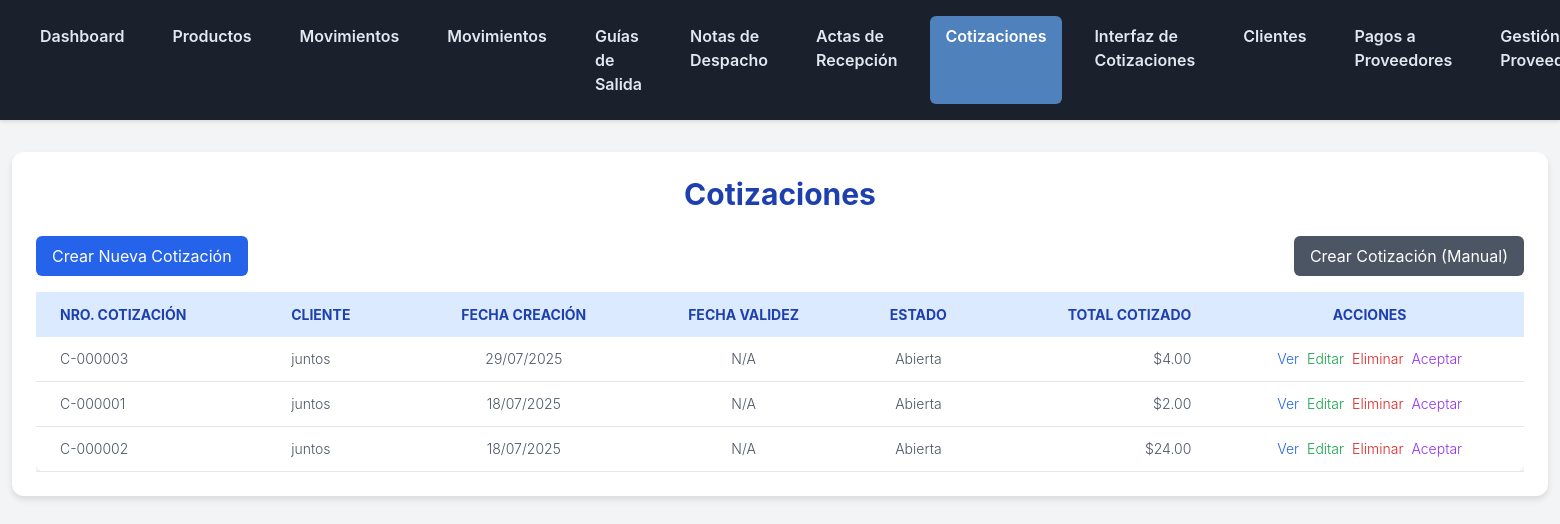
The page /inventario/cotizaciones/ (signed in) on the database as committed earlier.
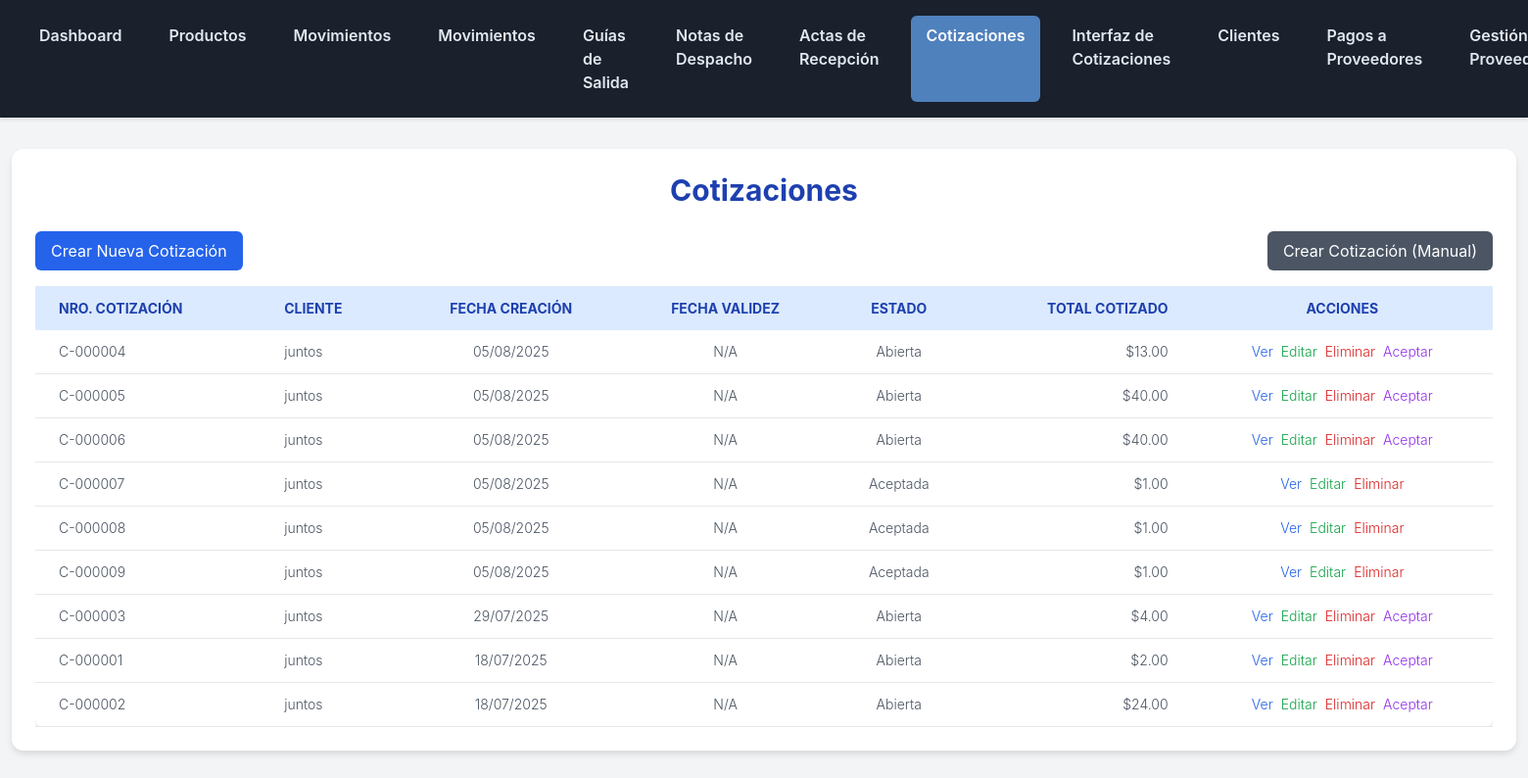
The same page on the database as committed later.
### inventario/models.py (models this page shows, shortened)
class Cotizacion(models.Model):
    ESTADO_COTIZACION_CHOICES = [
        ('abierta', 'Abierta'),
        ('aceptada', 'Aceptada'),
        ('rechazada', 'Rechazada'),
        ('cerrada', 'Cerrada (Completada)'),
        ('en_despacho', 'En Despacho Parcial'),
    ]
    numero_cotizacion = models.CharField(max_length=20, unique=True, blank=True, verbose_name="Nro. Cotización")
    cliente = models.ForeignKey(Cliente, on_delete=models.CASCADE, related_name='cotizaciones')
    fecha_creacion = models.DateField(auto_now_add=True, verbose_name="Fecha de Creación")
    fecha_validez = models.DateField(blank=True, null=True, verbose_name="Fecha de Validez")
    estado = models.CharField(max_length=20, choices=ESTADO_COTIZACION_CHOICES, default='abierta', verbose_name="Estado")
    observaciones = models.TextField(blank=True, verbose_name="Observaciones")
    total_cotizado = models.DecimalField(max_digits=10, decimal_places=2, default=0.00, verbose_name="Total Cotizado")
    class Meta:
        verbose_name = "Cotización"
        verbose_name_plural = "Cotizaciones"
        ordering = ['-fecha_creacion']

class Cliente(models.Model):
    nombre = models.CharField(max_length=255, verbose_name="Nombre del Cliente")
    cedula_rif = models.CharField(max_length=20, unique=True, blank=True, null=True, verbose_name="Cédula/R.I.F.")
    direccion = models.TextField(blank=True, verbose_name="Dirección")
    telefono = models.CharField(max_length=20, blank=True, verbose_name="Teléfono")
    email = models.EmailField(blank=True, verbose_name="Email")
    class Meta:
        verbose_name = "Cliente"
        verbose_name_plural = "Clientes"

### inventario/views.py (the view)
# urls.py: path('cotizaciones/', views.CotizacionListView.as_view(), name='cotizacion_list'),
class CotizacionListView(LoginRequiredMixin, ListView):
    model = Cotizacion
    template_name = 'inventario/cotizacion_list.html'
    context_object_name = 'cotizaciones'
    ordering = ['-fecha_creacion']

### inventario/templates/inventario/cotizacion_list.html (shortened to what this page needs)
{% extends 'inventario/base.html' %}
{% block content %}
    <h1 class="text-3xl font-bold text-center mb-6 text-blue-800">Cotizaciones</h1>
    <div class="mt-4 flex justify-between items-center">
        <a href="{% url 'inventario:cotizaciones_interface' %}" class="btn-primary inline-block mb-4 px-4 py-2 bg-blue-600 text-white rounded-md hover:bg-blue-700">Crear Nueva Cotización</a>
        <a href="{% url 'inventario:cotizacion_create' %}" class="btn-secondary inline-block mb-4 px-4 py-2 bg-gray-600 text-white rounded-md hover:bg-gray-700">Crear Cotización (Manual)</a>
    </div>
    <div class="overflow-x-auto">
        <table class="min-w-full bg-white rounded-lg shadow-md">
            <thead>
                <tr class="bg-blue-100 text-blue-800 uppercase text-sm leading-normal">
                    <th class="py-3 px-6 text-left">Nro. Cotización</th>
                    <th class="py-3 px-6 text-left">Cliente</th>
                    <th class="py-3 px-6 text-center">Fecha Creación</th>
                    <th class="py-3 px-6 text-center">Fecha Validez</th>
                    <th class="py-3 px-6 text-center">Estado</th>
                    <th class="py-3 px-6 text-right">Total Cotizado</th>
                    <th class="py-3 px-6 text-center">Acciones</th>
                </tr>
            </thead>
            <tbody class="text-gray-600 text-sm font-light">
                {% for cotizacion in cotizaciones %}
                <tr class="border-b border-gray-200 hover:bg-gray-100">
                    <td class="py-3 px-6 text-left whitespace-nowrap">{{ cotizacion.numero_cotizacion }}</td>
                    <td class="py-3 px-6 text-left">{{ cotizacion.cliente.nombre|default:"N/A" }}</td>
                    <td class="py-3 px-6 text-center">{{ cotizacion.fecha_creacion|date:"d/m/Y" }}</td>
                    <td class="py-3 px-6 text-center">{{ cotizacion.fecha_validez|date:"d/m/Y"|default:"N/A" }}</td>
                    <td class="py-3 px-6 text-center">{{ cotizacion.get_estado_display }}</td>
                    <td class="py-3 px-6 text-right">${{ cotizacion.total_cotizado|floatformat:2 }}</td>
                    <td class="py-3 px-6 text-center">
                        <div class="flex item-center justify-center space-x-2">
                            <a href="{% url 'inventario:cotizacion_detail' cotizacion.pk %}" class="text-blue-600 hover:text-blue-900">Ver</a>
                            <a href="{% url 'inventario:cotizacion_update' cotizacion.pk %}" class="text-green-600 hover:text-green-900">Editar</a>
                            <a href="{% url 'inventario:cotizacion_delete' cotizacion.pk %}" class="text-red-600 hover:text-red-900">Eliminar</a>
                            {% if cotizacion.estado == 'abierta' %}
                                <form action="{% url 'inventario:cotizacion_accept' cotizacion.pk %}" method="post" class="inline-block">
                                    <button type="submit" class="text-purple-600 hover:text-purple-900">Aceptar</button>
                                </form>
                            {% endif %}
                        </div>
                    </td>
                </tr>
                {% empty %}
                <tr>
                    <td colspan="7" class="py-3 px-6 text-center">No hay cotizaciones registradas.</td>
                </tr>
                {% endfor %}
            </tbody>
        </table>
    </div>
{% endblock %}

Rows that differ between the two databases and show on the page:
added Cotizacion: numero_cotizacion "C-000004", cliente.nombre "juntos", fecha_creacion "05/08/2025", fecha_validez "N/A", estado "Abierta", total_cotizado "13.00", shows "Aceptar"
added Cotizacion: numero_cotizacion "C-000005", cliente.nombre "juntos", fecha_creacion "05/08/2025", fecha_validez "N/A", estado "Abierta", total_cotizado "40.00", shows "Aceptar"
added Cotizacion: numero_cotizacion "C-000006", cliente.nombre "juntos", fecha_creacion "05/08/2025", fecha_validez "N/A", estado "Abierta", total_cotizado "40.00", shows "Aceptar"
added Cotizacion: numero_cotizacion "C-000007", cliente.nombre "juntos", fecha_creacion "05/08/2025", fecha_validez "N/A", estado "Aceptada", total_cotizado "1.00"
added Cotizacion: numero_cotizacion "C-000008", cliente.nombre "juntos", fecha_creacion "05/08/2025", fecha_validez "N/A", estado "Aceptada", total_cotizado "1.00"
added Cotizacion: numero_cotizacion "C-000009", cliente.nombre "juntos", fecha_creacion "05/08/2025", fecha_validez "N/A", estado "Aceptada", total_cotizado "1.00"
